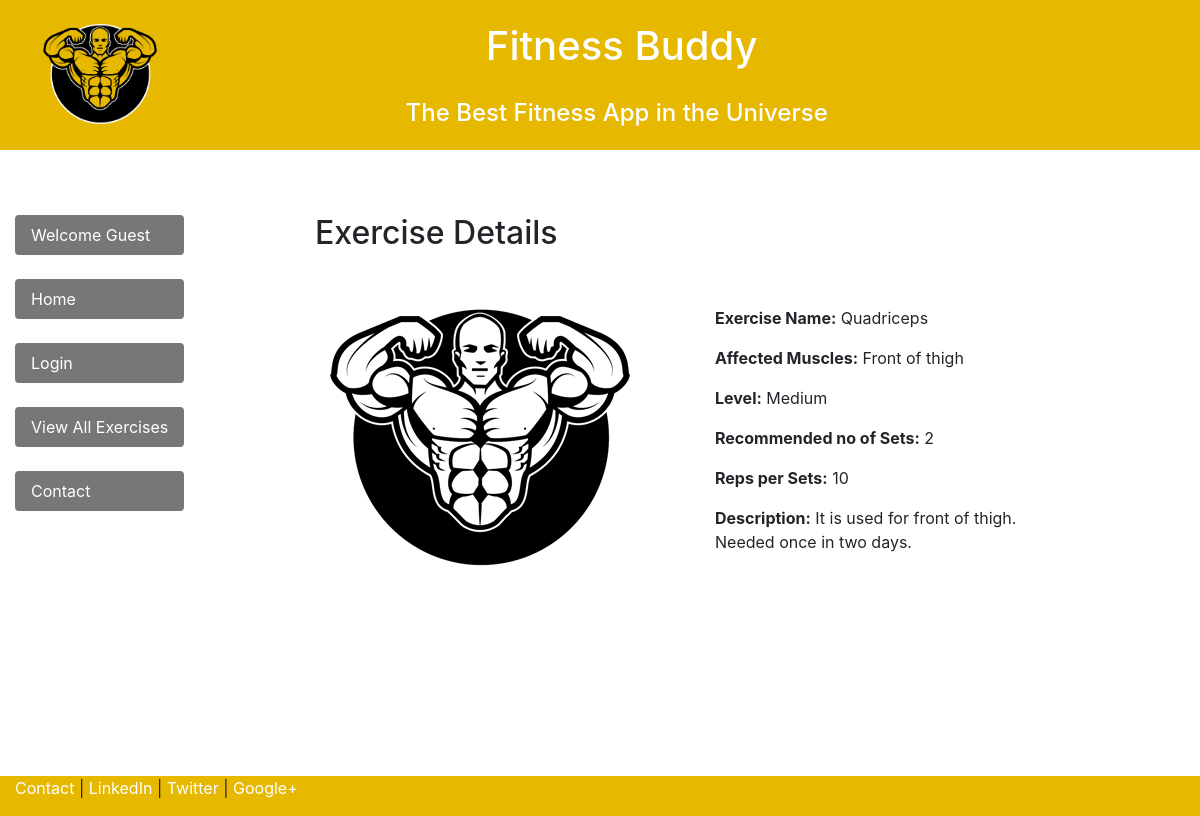
Page /viewExercise/?name=Quadriceps on the committed database.
### healthsite/core/models.py (models this page shows)
class ExerciseData(models.Model):
    Exercise_name = models.CharField(max_length=100, default='none')
    Exercise_muscles = models.CharField(max_length=500, default='none')
    Exercise_taker_level = models.CharField(max_length=100, default='none')
    Exercise_sets = models.CharField(max_length=30, default='none')
    Exercise_reps = models.CharField(max_length=30, default='none')
    Exercise_description = models.CharField(max_length=5000, default='none')
    Exercise_adder = models.CharField(max_length=500, default='none')
    Exercise_addition_date = models.DateTimeField(default=datetime.now, blank=True)

### healthsite/core/views.py (the view)
# urls.py: url(r'^viewExercise/$', core_views.viewExercise, name='viewExercise'),
def viewExercise(request):
    exName = request.GET.get('name')
    exercise = ExerciseData.objects.get(Exercise_name=exName)
    return render(request, 'viewExercise.html', {'item': exercise,
                                              'login_status': request.user.is_authenticated(),
                                              'username': request.user.username
                                              })

### healthsite/templates/viewExercise.html (shortened to what this page needs)
{% extends "homeapp/header.html" %}
{% block content %}
<h2>Exercise Details</h2>
<br>
<br>
<div class="container-fluid">
    <div class="row">
        <div class="col-md-12">
            <div class="well well-sm">
                <div class="row">
                    <div class="col-md-6">
                        {% load staticfiles %}
                        <img src="{% static 'img/logo.png' %}" alt="" class="img-rounded img-responsive" />
                    </div>
                    <div class="col-md-6">
                        <p><b>Exercise Name:</b>  {{ item.Exercise_name  }}</p>
                        <p><b>Affected Muscles:</b>  {{ item.Exercise_muscles }}</p>
                        <p><b>Level:</b>  {{ item.Exercise_taker_level }}</p>
                        <p><b>Recommended no of Sets:</b>  {{ item.Exercise_sets }}</p>
                        <p><b>Reps per Sets:</b>  {{ item.Exercise_reps }}</p>
                        <p><b>Description:</b>  {{ item.Exercise_description }}</p>
                    </div>
                </div>
            </div>
        </div>
    </div>
</div>
{% endblock %}

### homeapp/templates/homeapp/header.html (style rules this page uses)
html, body { height:100% }

### rows in the picture
ExerciseData: Exercise_name "Quadriceps", Exercise_muscles "Front of thigh", Exercise_taker_level "Medium", Exercise_sets "2", Exercise_reps "10", Exercise_description "It is used for front of thigh. Needed once in two days."
